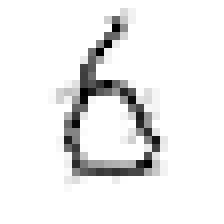
#> input picture 核心/week2/4/my/2828_my_own_6.png, 28 x 28 px (shown 8 times larger)
$ jupyter execute '名企cv4-week2-张锐.ipynb'   (shell and % lines are left out)
#> lines starting #> are read from the running program, lines starting #| are printed output that depends on the picture; long printed decimals are rounded
[cell 1]
import imageio
import numpy
import scipy.special
import matplotlib.pyplot

# 该神经网络有三层，输入层、隐藏层和输出层
class neuralNetwork:


    # 初始化神经网络
    def __init__(self, inputnodes, hiddennodes, outputnodes, learningrate):
        # 设置每层节点数量
        self.inodes = inputnodes
        self.hnodes = hiddennodes
        self.onodes = outputnodes

        # 权重形式
        # w11 w21
        # w21 w22 etc，故对于W_input_hidden来说列数为inodes,行数为hnodes
        # self.wih = numpy.random.rand(self.hnodes, self.inodes) - 0.5
        # self.who = numpy.random.rand(self.onodes, self.hnodes) - 0.5

        # 采用正太分布优化权重取值,标准差为1/(传入连接数目的0.5次方)
        self.wih = numpy.random.normal(0.0, pow(self.inodes, -0.5), (self.hnodes, self.inodes))
        self.who = numpy.random.normal(0.0, pow(self.hnodes, -0.5), (self.onodes, self.hnodes))

        # 学习率
        self.lr = learningrate

        # 激活函数
        self.activation_function = lambda x: scipy.special.expit(x)
        pass


    # 根据正确的输入值和目标值训练神经网络，找到更合适的权重
    def train(self, inputs_list, targets_list):
        inputs = numpy.array(inputs_list, ndmin=2).T # 列表转化为二维数组
        targets = numpy.array(targets_list, ndmin=2).T

        hidden_inputs = numpy.dot(self.wih, inputs)
        hidden_outputs = self.activation_function(hidden_inputs)

        final_inputs = numpy.dot(self.who, hidden_outputs)
        final_outputs = self.activation_function(final_inputs)
        output_errors = targets - final_outputs
        # errors_hidden = W_hidden_output.T error_output
        hidden_errors = numpy.dot(self.who.T, output_errors)
        self.who += self.lr * numpy.dot((output_errors * final_outputs * (1.0 - final_outputs)), numpy.transpose(hidden_outputs))
        self.wih += self.lr * numpy.dot((hidden_errors * hidden_outputs * (1.0 - hidden_outputs)), numpy.transpose(inputs))
        pass


    # 根据输入求输出
    def query(self, inputs_list):
        inputs = numpy.array(inputs_list, ndmin=2).T
        # X_hidden = W_input_hidden I
        hidden_inputs = numpy.dot(self.wih, inputs)
        # O_hidden = sigmoid(X_hidden)
        hidden_outputs = self.activation_function(hidden_inputs)
        # 输出层计算
        final_inputs = numpy.dot(self.who, hidden_outputs)
        final_outputs = self.activation_function(final_inputs)
        return final_outputs

[cell 2]
# 训练神经网络
input_nodes = 784 # 数字的像素为28x28,故输入节点为784个
hidden_nodes = 200
output_nodes = 10 # 表示0~9，10个数字
learning_rate = 0.1
n = neuralNetwork(input_nodes,hidden_nodes,output_nodes, learning_rate)

training_data_file = open("my/mnist_train_100.csv", 'r') #训练数据
#> (reads 核心/week2/4/my/mnist_train_100.csv from the repository)
training_data_list = training_data_file.readlines()
training_data_file.close()
epochs = 10

for e in range(epochs):
    for record in training_data_list:
        all_values = record.split(',')
        inputs = (numpy.asfarray(all_values[1:]) / 255.0 * 0.99) + 0.01 #  输入数据要在[0.01,1]之内
        targets = numpy.zeros(output_nodes) + 0.01  # 初始10个为0.01的列表
        targets[int(all_values[0])] = 0.99  # 目标值为0.99
        n.train(inputs, targets) # 调用神经网络进行训练
        pass
    pass

test with our own image

[cell 3]
# 测试神经网络

img_array = imageio.imread('my/2828_my_own_6.png', as_gray=True)
#> img_array is the input picture: shape (28, 28) float32; min 0, max 255, mean 237
img_data  = 255.0 - img_array.reshape(784)
#> img_data = 784 values, max 255 at index 98, min 0 at index 0, mean 18.04
img_data = (img_data / 255.0 * 0.99) + 0.01
#> img_data = 784 values, max 1 at index 98, min 0.01 at index 0, mean 0.08
print("min = ", numpy.min(img_data))
#| min =  0.01
print("max = ", numpy.max(img_data))
#| max =  1.0
matplotlib.pyplot.imshow(img_data.reshape(28,28), cmap='Greys', interpolation='None')
outputs = n.query(img_data)
#> in query, `inputs = numpy.array(inputs_list, ndmin=2).T`: inputs has the same summary as img_data outside query
#> in query, `hidden_inputs = numpy.dot(self.wih, inputs)`: hidden_inputs = 200 values, max 2.1 at index 73, min -1.51 at index 147, mean 0.318
#> in query, `hidden_inputs = numpy.dot(self.wih, inputs)`:
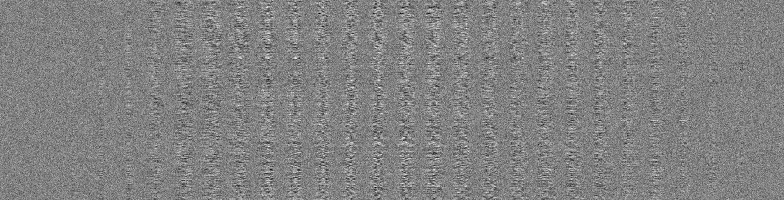
#> self.wih: shape (200, 784) float64; min -0.277, max 0.27, mean 0.00209; drawn with min black and max white
#> in query, `hidden_outputs = self.activation_function(hidden_inputs)`: hidden_outputs = 200 values, max 0.891 at index 73, min 0.181 at index 147, mean 0.571
#> in query, `final_inputs = numpy.dot(self.who, hidden_outputs)`: final_inputs = [-3.31, -3.35, -3.21, -2.64, -1.53, -3.04, -1.69, -1.9, -4.37, -2.96]
#> in query, `final_outputs = self.activation_function(final_inputs)`: final_outputs = [0.0352, 0.034, 0.0388, 0.0665, 0.178, 0.0457, 0.156, 0.13, 0.0125, 0.0492]
#> outputs has the same summary as final_outputs in query
print (outputs)
#| [[0.03522]
#|  [0.03399]
#|  [0.03883]
#|  [0.06645]
#|  [0.1778]
#|  [0.04566 ]
#|  [0.1562]
#|  [0.1299]
#|  [0.01249]
#|  [0.04925]]
 # 找到输出数组中最大值的索引，其对应的就是实际识别的数字
label = numpy.argmax(outputs)
#> label = 4
print("network says ", label)
#| network says  4
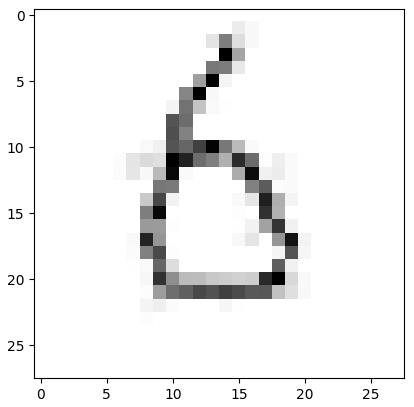
#> figure drawn by matplotlib, 1 panel
